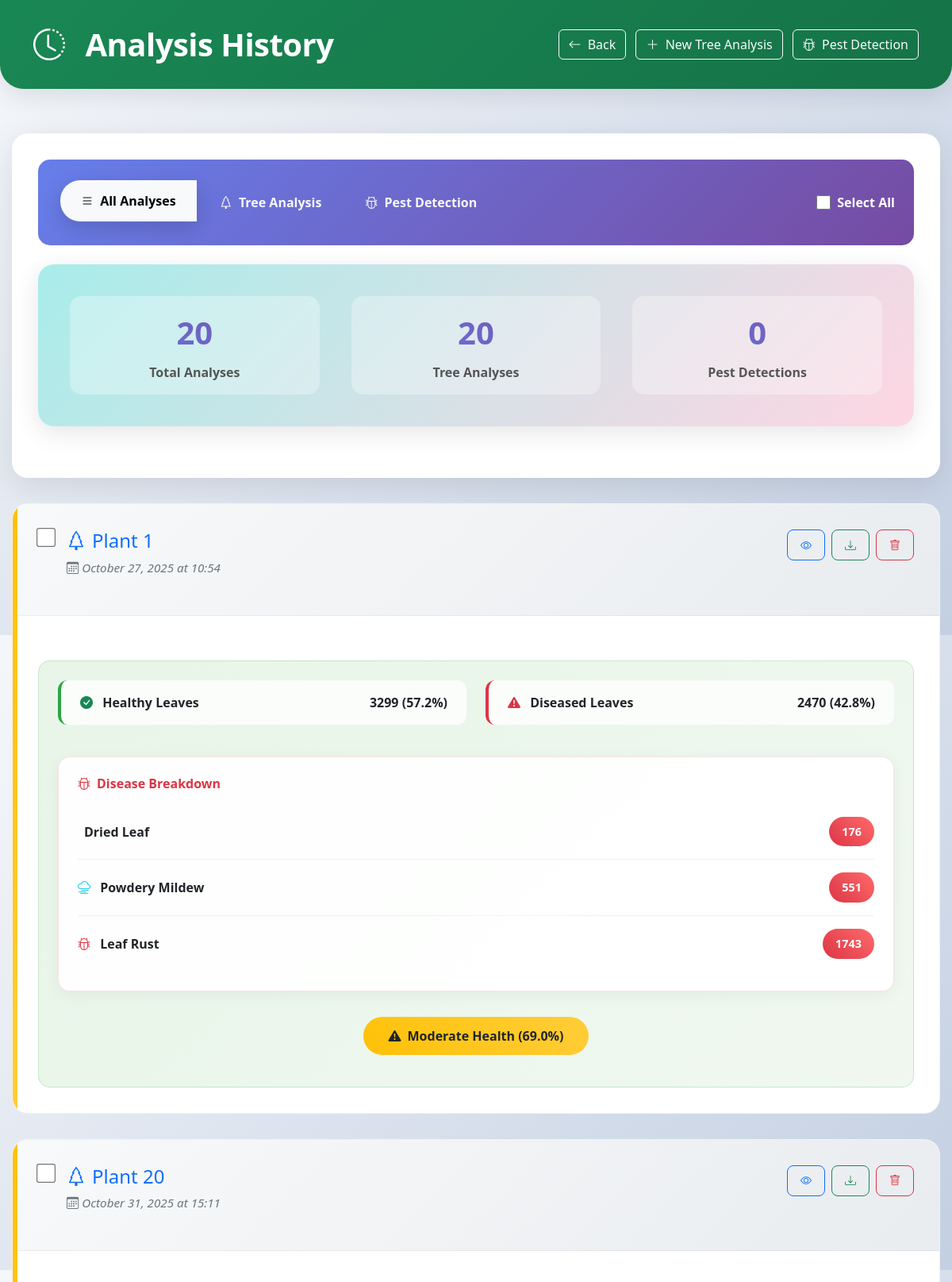
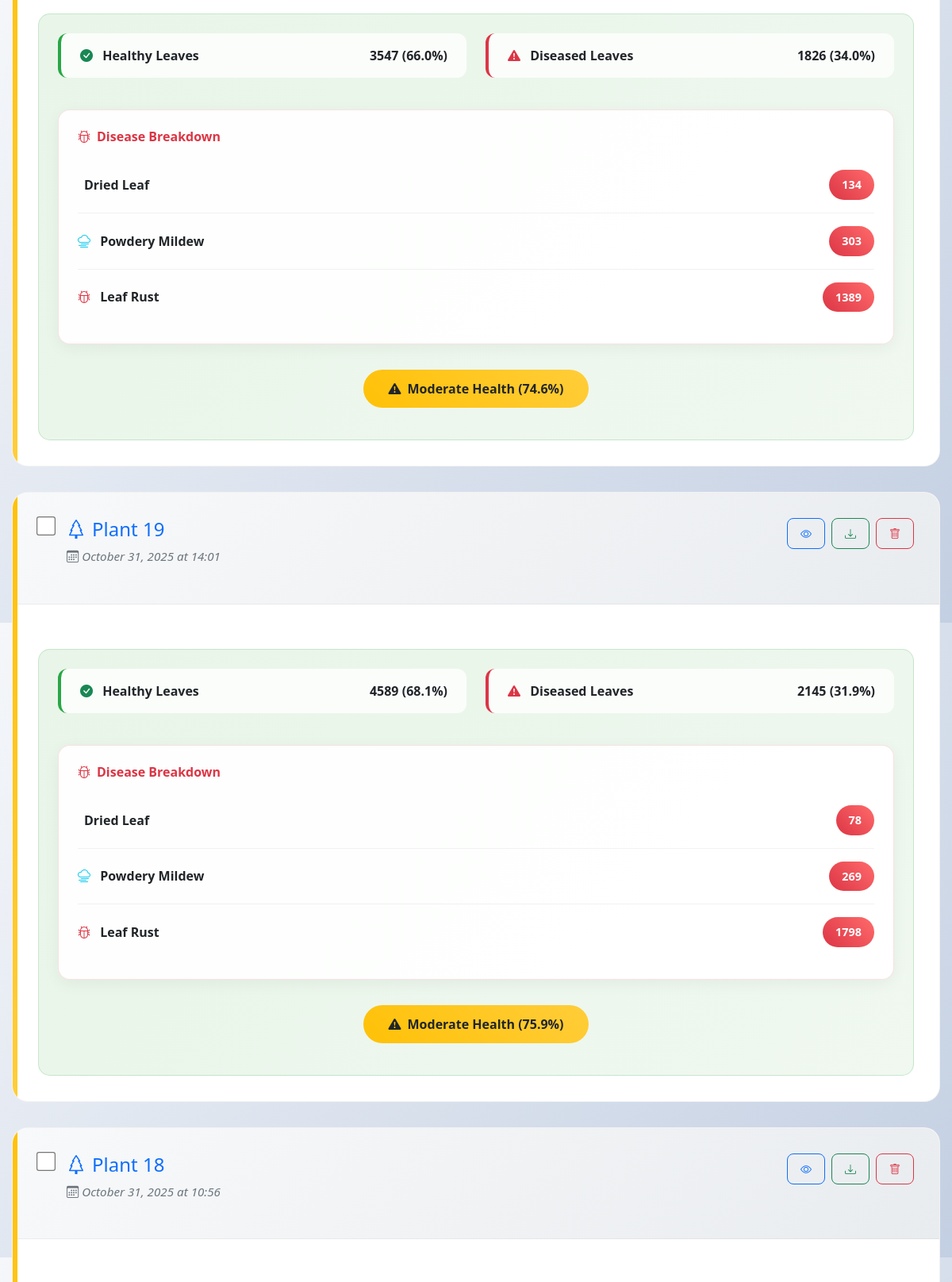
The app's page /history/ (signed in, upper part) with its own data (2 pictures, top to bottom).
### dashboard/models.py (models this page shows, shortened)
class TreeAnalysis(models.Model):
    plant = models.ForeignKey(
        'dashboard.Plant',
        on_delete=models.CASCADE,
        related_name='tree_analyses',
        null=True,
        blank=True
    )
    name = models.CharField(max_length=100, default="Unnamed Tree")
    created_at = models.DateTimeField(auto_now_add=False, default=timezone.now)
    completed_at = models.DateTimeField(null=True, blank=True)
    is_completed = models.BooleanField(default=False)
    dried_leaf_confidence = models.FloatField(default=0)
    healthy_percentage = models.FloatField(default=0)
    dried_leaf_percentage = models.FloatField(default=0)
    leaf_rust_percentage = models.FloatField(default=0)
    powdery_mildew_percentage = models.FloatField(default=0)
    overall_health = models.FloatField(default=0)  # 0–100 scale
    total_leaves = models.PositiveIntegerField(default=0)
    healthy_count = models.PositiveIntegerField(default=0)
    dried_leaf_count = models.PositiveIntegerField(default=0)
    leaf_rust_count = models.PositiveIntegerField(default=0)
    powdery_mildew_count = models.PositiveIntegerField(default=0)
    notes = models.TextField(blank=True, null=True)
    class Meta:
        ordering = ['-created_at']
        verbose_name_plural = "Tree Analyses"

### dashboard/views.py (the view, shortened to what this page needs)
# urls.py: path('history/', history_view, name='history'),
@login_required
@login_required
def history_view(request):
    tree_analyses = TreeAnalysis.objects.filter(is_completed=True).order_by('-completed_at')
    pest_sessions = PestDetectionSession.objects.all().order_by('-created_at')
    analyses = []
    for analysis in tree_analyses:
        diseased_count = (
            analysis.dried_leaf_count +
            analysis.leaf_rust_count +
            analysis.powdery_mildew_count
        )
        diseased_percentage = (
            (diseased_count / analysis.total_leaves) * 100
            if analysis.total_leaves > 0 else 0
        )
        analyses.append({
            'id': analysis.id,
            'name': analysis.name,
            'created_at': analysis.created_at,
            'completed_at': analysis.completed_at,
            'overall_health': analysis.overall_health,
            'healthy_count': analysis.healthy_count,
            'dried_leaf_count': analysis.dried_leaf_count,
            'leaf_rust_count': analysis.leaf_rust_count,
            'powdery_mildew_count': analysis.powdery_mildew_count,
            'healthy_percentage': analysis.healthy_percentage,
            'dried_leaf_percentage': analysis.dried_leaf_percentage,
            'leaf_rust_percentage': analysis.leaf_rust_percentage,
            'powdery_mildew_percentage': analysis.powdery_mildew_percentage,
            'total_leaves': analysis.total_leaves,
            'diseased_count': diseased_count,  # ✅ ADD THIS
            'diseased_percentage': diseased_percentage,  # ✅ AND THIS
            'type': 'tree_analysis',
        })
    analyses.sort(key=lambda x: x['completed_at'], reverse=True)
    return render(request, 'dashboard/history.html', {'analyses': analyses})

### dashboard/templates/dashboard/history.html (shortened to what this page needs)
<!DOCTYPE html>
<html lang="en">
<head>
    <link href="https://cdn.jsdelivr.net/npm/bootstrap@5.3.0-alpha1/dist/css/bootstrap.min.css" rel="stylesheet">
    <link rel="stylesheet" href="https://cdn.jsdelivr.net/npm/bootstrap-icons@1.8.1/font/bootstrap-icons.css">
</head>
<body>
    <div class="app-header">
        <div class="container">
            <div class="d-flex justify-content-between align-items-center">
                <h1 class="mb-0">
                    <i class="bi bi-clock-history me-3"></i> Analysis History
                </h1>
                <div>
                    <a href="/detector/" class="btn btn-outline-light me-2">
                        <i class="bi bi-arrow-left me-1"></i> Back
                    </a>
                    <a href="/tree-analysis/" class="btn btn-outline-light me-2">
                        <i class="bi bi-plus-lg me-1"></i> New Tree Analysis
                    </a>
                    <a href="/pest-detector/" class="btn btn-outline-light">
                        <i class="bi bi-bug me-1"></i> Pest Detection
                    </a>
                </div>
            </div>
        </div>
    </div>
    <div class="container py-4 main-container">
        <div class="row">
            <div class="col-12">
                <div class="control-panel">
                    <div class="filter-section">
                        <div class="d-flex justify-content-between align-items-center flex-wrap">
                            <div class="btn-group filter-buttons" role="group">
                                <button type="button" class="btn btn-outline-light active" id="filter-all" onclick="filterAnalyses('all')">
                                    <i class="bi bi-list me-1"></i> All Analyses
                                </button>
                                <button type="button" class="btn btn-outline-light" id="filter-tree" onclick="filterAnalyses('tree')">
                                    <i class="bi bi-tree me-1"></i> Tree Analysis
                                </button>
                                <button type="button" class="btn btn-outline-light" id="filter-pest" onclick="filterAnalyses('pest')">
                                    <i class="bi bi-bug me-1"></i> Pest Detection
                                </button>
                            </div>
                            <div class="d-flex align-items-center text-white">
                                <input type="checkbox" class="select-all-checkbox me-2" id="select-all" onchange="toggleSelectAll()">
                                <label for="select-all" class="mb-0 fw-bold">Select All</label>
                            </div>
                        </div>
                    </div>
                    <div class="analysis-counter">
                        <div class="row">
                            <div class="col-md-4">
                                <div class="counter-item">
                                    <div class="counter-number" id="total-count">0</div>
                                    <div class="counter-label">Total Analyses</div>
                                </div>
                            </div>
                            <div class="col-md-4">
                                <div class="counter-item">
                                    <div class="counter-number" id="tree-count">0</div>
                                    <div class="counter-label">Tree Analyses</div>
                                </div>
                            </div>
                            <div class="col-md-4">
                                <div class="counter-item">
                                    <div class="counter-number" id="pest-count">0</div>
                                    <div class="counter-label">Pest Detections</div>
                                </div>
                            </div>
                        </div>
                    </div>
                </div>
                <div id="analysis-list">
                    {% if analyses %}
                        {% for analysis in analyses %}
                            {% if analysis.type == 'tree_analysis' %}
                                <div class="history-item
                                      {% if analysis.overall_health >= 80 %}good{% elif analysis.overall_health >= 50 %}warning{% else %}danger{% endif %}"
                                     data-analysis-id="{{ analysis.id }}" data-type="tree">
                                    <div class="item-header">
                                        <div class="d-flex justify-content-between align-items-start">
                                            <div class="d-flex align-items-start">
                                                <input type="checkbox" class="analysis-checkbox"
                                                       data-id="{{ analysis.id }}" data-type="tree"
                                                       onchange="updateBulkActions()" onclick="event.stopPropagation()">
                                                <div>
                                                    <h4 class="mb-2 text-primary">
                                                        <i class="bi bi-tree me-2"></i>{{ analysis.name }}
                                                    </h4>
                                                    <div class="analysis-date">
                                                        <i class="bi bi-calendar3 me-1"></i>
                                                        {% if analysis.created_at %}
                                                            {{ analysis.created_at|date:"F d, Y" }} at {{ analysis.created_at|date:"H:i" }}
                                                        {% elif analysis.completed_at %}
                                                            {{ analysis.completed_at|date:"F d, Y" }} at {{ analysis.completed_at|date:"H:i" }}
                                                        {% else %}
                                                            <em>No date available</em>
                                                        {% endif %}
                                                    </div>
                                                </div>
                                            </div>
                                            <div class="action-buttons" onclick="event.stopPropagation();">
                                                <button class="btn btn-sm btn-outline-primary" onclick="viewAnalysisDetail({{ analysis.id }})" title="View Details">
                                                    <i class="bi bi-eye"></i>
                                                </button>
                                                <button class="btn btn-sm btn-outline-success" onclick="exportAnalysis({{ analysis.id }})" title="Export Analysis">
                                                    <i class="bi bi-download"></i>
                                                </button>
                                                <button class="btn btn-sm btn-outline-danger" onclick="deleteAnalysis({{ analysis.id }})" title="Delete Analysis">
                                                    <i class="bi bi-trash"></i>
                                                </button>
                                            </div>
                                        </div>
                                    </div>
                                    <div class="item-content" onclick="viewAnalysisDetail({{ analysis.id }})">
                                        <div class="health-summary">
                                            <div class="row mb-3">
                                                <div class="col-md-6">
                                                    <div class="health-item healthy-item">
                                                        <span>
                                                            <i class="bi bi-check-circle-fill text-success me-2"></i>
                                                            <strong>Healthy Leaves</strong>
                                                        </span>
                                                        <span class="fw-bold">{{ analysis.healthy_count }} ({{ analysis.healthy_percentage|floatformat:1 }}%)</span>
                                                    </div>
                                                </div>
                                                <div class="col-md-6">
                                                    <div class="health-item diseased-item">
                                                        <span>
                                                            <i class="bi bi-exclamation-triangle-fill text-danger me-2"></i>
                                                            <strong>Diseased Leaves</strong>
                                                        </span>
                                                        <span class="fw-bold">{{ analysis.diseased_count }} ({{ analysis.diseased_percentage|floatformat:1 }}%)</span>
                                                    </div>
                                                </div>
                                            </div>
                                            {% if analysis.diseased_count > 0 %}
                                            <div class="disease-details">
                                                <h6 class="text-danger fw-bold mb-3">
                                                    <i class="bi bi-bug me-2"></i>Disease Breakdown
                                                </h6>
                                                {% if analysis.dried_leaf_count > 0 %}
                                                <div class="disease-item">
                                                    <span class="disease-name">
                                                        <strong>Dried Leaf</strong>
                                                    </span>
                                                    <span class="disease-count">{{ analysis.dried_leaf_count }}</span>
                                                </div>
                                                {% endif %}
                                                {% if analysis.powdery_mildew_count > 0 %}
                                                <div class="disease-item">
                                                    <span class="disease-name">
                                                        <i class="bi bi-cloud-haze text-info me-2"></i>
                                                        <strong>Powdery Mildew</strong>
                                                    </span>
                                                    <span class="disease-count">{{ analysis.powdery_mildew_count }}</span>
                                                </div>
                                                {% endif %}
                                                {% if analysis.leaf_rust_count > 0 %}
                                                <div class="disease-item">
                                                    <span class="disease-name">
                                                        <i class="bi bi-bug text-danger me-2"></i>
                                                        <strong>Leaf Rust</strong>
                                                    </span>
                                                    <span class="disease-count">{{ analysis.leaf_rust_count }}</span>
                                                </div>
                                                {% endif %}
                                            </div>
                                            {% endif %}
                                            <div class="text-center mt-3">
                                                <div class="health-status-badge
                                                      {% if analysis.overall_health >= 80 %}good{% elif analysis.overall_health >= 50 %}moderate{% else %}poor{% endif %}">
                                                    <i class="bi {% if analysis.overall_health >= 80 %}bi-check-circle-fill{% elif analysis.overall_health >= 50 %}bi-exclamation-triangle-fill{% else %}bi-x-circle-fill{% endif %} me-2"></i>
                                                    {% if analysis.overall_health >= 80 %}Excellent Health{% elif analysis.overall_health >= 50 %}Moderate Health{% else %}Poor Health{% endif %}
                                                    ({{ analysis.overall_health|floatformat:1 }}%)
                                                </div>
                                            </div>
                                        </div>
                                    </div>
                                </div>
                            {% endif %}
                        {% endfor %}
                    {% endif %}
                </div>
            </div>
        </div>
    </div>
</body>
</html>

### records on screen
TreeAnalysis: name "Plant 1", created_at "October 27, 2025", created_at "10:54", healthy_count "3299", healthy_percentage "57.2", diseased_count "2470", diseased_percentage "42.8", dried_leaf_count "176", powdery_mildew_count "551", leaf_rust_count "1743", shows "Moderate Health", overall_health "69.0"
TreeAnalysis: name "Plant 20", created_at "October 31, 2025", created_at "15:11", healthy_count "3547", healthy_percentage "66.0", diseased_count "1826", diseased_percentage "34.0", dried_leaf_count "134", powdery_mildew_count "303", leaf_rust_count "1389", shows "Moderate Health", overall_health "74.6"
TreeAnalysis: name "Plant 19", created_at "October 31, 2025", created_at "14:01", healthy_count "4589", healthy_percentage "68.1", diseased_count "2145", diseased_percentage "31.9", dried_leaf_count "78", powdery_mildew_count "269", leaf_rust_count "1798", shows "Moderate Health", overall_health "75.9"
TreeAnalysis: name "Plant 18", created_at "October 31, 2025", created_at "10:56"
